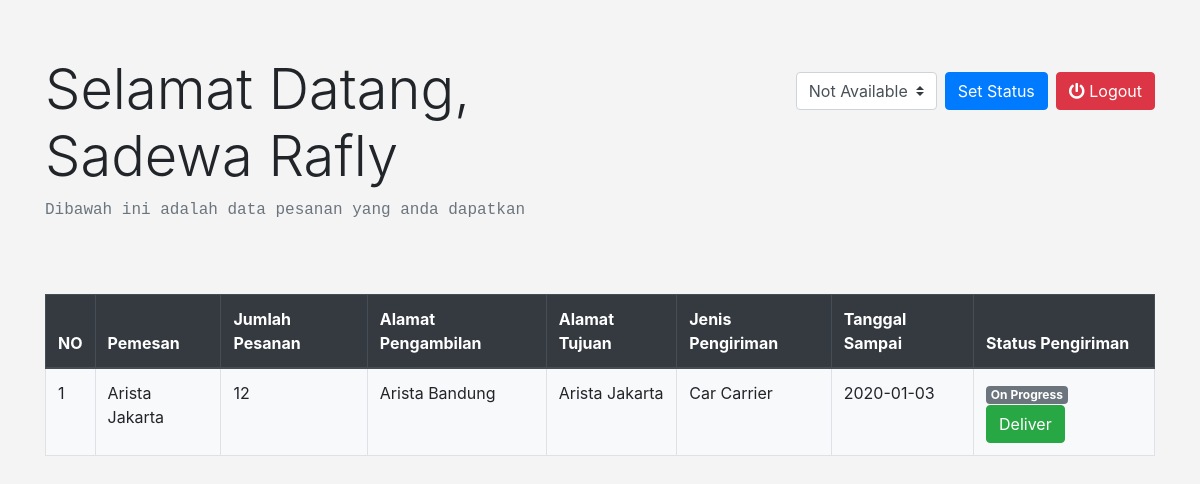
/halaman_supir.php (signed in), run on the app's committed database.
### tables this page shows
CREATE TABLE `karyawan` (
  `id_krwn` int(11) NOT NULL,
  `nik_krwn` varchar(16) NOT NULL,
  `nama_krwn` varchar(255) NOT NULL,
  `pengalaman_krwn` int(11) NOT NULL,
  `tanggal_lahir_krwn` date NOT NULL,
  `alamat_krwn` varchar(255) NOT NULL,
  `sim_b` char(1) NOT NULL,
  `pendidikan_krwn` varchar(10) NOT NULL,
  `jenkel_krwn` varchar(30) NOT NULL,
  `telephone_krwn` varchar(13) NOT NULL,
  `status_krwn` varchar(20) NOT NULL,
  `jabatan_krwn` varchar(30) NOT NULL
);

CREATE TABLE `transaksi_pemesanan` (
  `id_transaksi` int(11) NOT NULL,
  `id_pemesan` int(11) NOT NULL,
  `jumlah_pesanan` int(11) NOT NULL,
  `alamat_pengambilan` varchar(255) NOT NULL,
  `alamat_tujuan` varchar(255) NOT NULL,
  `jenis_pengiriman` varchar(255) NOT NULL,
  `tanggal_sampai` date NOT NULL,
  `status_pengiriman` varchar(255) NOT NULL,
  `nama_krwn` varchar(255) DEFAULT 'Search Driver'
);

CREATE TABLE `pemesan` (
  `id_pemesan` int(11) NOT NULL,
  `username_pmsn` varchar(255) NOT NULL,
  `password_pmsn` varchar(255) NOT NULL,
  `nama_pemesan` varchar(255) NOT NULL,
  `alamat_pemesan` varchar(255) NOT NULL,
  `telephone_pemesan` varchar(255) NOT NULL
);

### functions.php (called while the page is built, shortened)
<?php
    $conn = mysqli_connect('localhost', 'root', '', 'spk_supir_ekspedisi');
    function query($query){
        global $conn;
        $rows = [];
        $result = mysqli_query($conn,$query);
        while ($row = mysqli_fetch_assoc($result)) {
            $rows[] = $row;
        }
        return $rows;
    }
?>

### halaman_supir.php (the view, shortened to what this page needs)
<?php
  require "functions.php";
  $id_karyawan = $_SESSION["id_karyawan"];
  $jabatan = $_SESSION["jabatan"];
  $query_supir = "SELECT * FROM karyawan WHERE id_krwn = '$id_karyawan' AND jabatan_krwn = '$jabatan'";
  $supir = query($query_supir)[0];
  $nama_krwn = $supir["nama_krwn"];
  $query = "SELECT tr.id_transaksi, p.nama_pemesan, tr.jumlah_pesanan, tr.alamat_pengambilan,
            tr.alamat_tujuan, tr.jenis_pengiriman, tr.tanggal_sampai, tr.status_pengiriman
            FROM transaksi_pemesanan tr JOIN pemesan p ON (tr.id_pemesan = p.id_pemesan)
            WHERE tr.nama_krwn = '$nama_krwn'
            ORDER BY tr.id_transaksi DESC";
  $result = query($query);
?>
<!DOCTYPE html>
<html>
<head>
    <link rel="stylesheet" href="libraries/bootstrap/css/bootstrap.css">
    <link rel="stylesheet" href="styles/main.css">
    <link rel="stylesheet" href="https://use.fontawesome.com/releases/v5.1.1/css/all.css">
</head>
<body>
    <div class="container my-5">
      <div class="row my-4">
          <div class="col-lg-7 my-2">
            <h1 class="display-4">Selamat Datang, <?= $supir["nama_krwn"]; ?> </h1>
            <p class="text-muted text-monospace">
              Dibawah ini adalah data pesanan yang anda dapatkan
            </p>
          </div>
          <div class="col-lg-5 my-3">
            <form action="" method="POST" class="form-inline float-right">
              <select name="status_karyawan" id="" class="custom-select mr-2">
                <option value="Not Available" <?php if($supir["status_krwn"] == "Not Available") echo "selected";?> >Not Available</option>
              </select>
              <button type="submit" name="status" class="btn btn-primary mr-2">Set Status</button>
              <a href="logout.php" class="btn btn-danger text-white float-right my-2">
                  <i class="fa fa-power-off"></i> Logout
              </a>
            </form>
          </div>
      </div>
    </div>
    <main id="content">
      <div id="table_data" class="container">
        <table class="table table-bordered table-responsive-sm">
          <thead class="thead-dark">
            <tr>
              <th scope="col">NO</th>
              <th scope="col">Pemesan</th>
              <th scope="col">Jumlah Pesanan</th>
              <th scope="col">Alamat Pengambilan</th>
              <th scope="col">Alamat Tujuan</th>
              <th scope="col">Jenis Pengiriman</th>
              <th scope="col">Tanggal Sampai</th>
              <th scope="col">Status Pengiriman</th>
            </tr>
          </thead>
          <tbody class="bg-light">
            <?php $no = 1;
            foreach($result as $rslt):?>
            <tr>
              <td><?= $no++; ?></td>
              <td><?= $rslt["nama_pemesan"]; ?></td>
              <td><?= $rslt["jumlah_pesanan"]; ?></td>
              <td><?= $rslt["alamat_pengambilan"]; ?></td>
              <td><?= $rslt["alamat_tujuan"]; ?></td>
              <td><?= $rslt["jenis_pengiriman"]; ?></td>
              <td><?= $rslt["tanggal_sampai"]; ?></td>
              <td>
                  <?php if($rslt["status_pengiriman"] == "On Progress"):?>
                    <div class="badge badge-secondary text-wrap">
                      On Progress
                    </div>
                    <a
                    href="halaman_supir.php?id_transaksi=<?= $rslt["id_transaksi"];?>&status_pengiriman=<?= 'Deliver' ?>"
                    class="btn btn-success">Deliver</a>
                  <?php else:?>
                    <div class="badge badge-success text-wrap">
                      Delivered
                    </div>
                  <?php endif;?>
              </td>
            </tr>
            <?php endforeach;?>
          </tbody>
        </table>
      </div>
    </main>
</body>
</html>

### styles/main.css (style rules this page uses)
body { background-color: #f4f4f4; }

### data on the page
karyawan: nama_krwn "Sadewa Rafly", status_karyawan "Not Available"
transaksi_pemesanan: id_pemesan.nama_pemesan "Arista Jakarta", jumlah_pesanan "12", alamat_pengambilan "Arista Bandung", alamat_tujuan "Arista Jakarta", jenis_pengiriman "Car Carrier", tanggal_sampai "2020-01-03"
